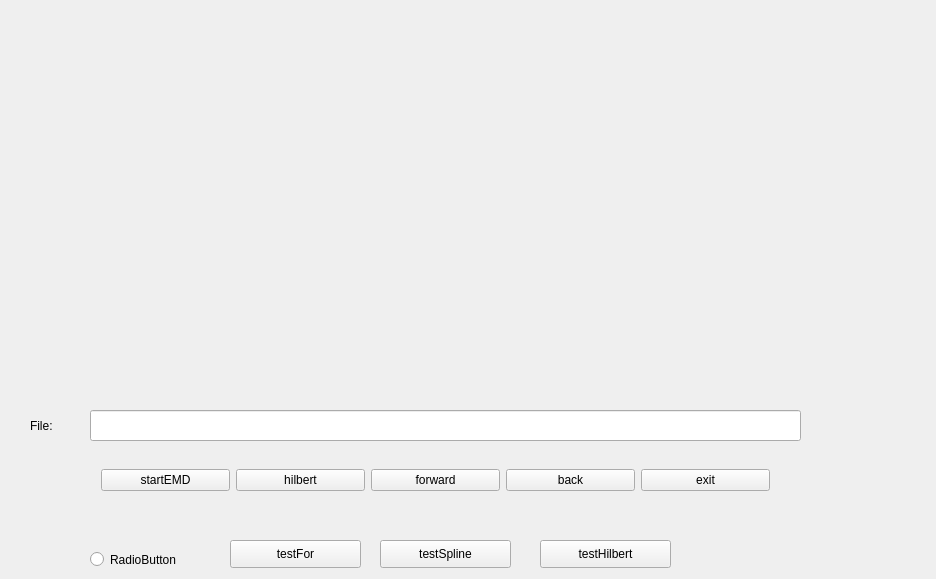
<?xml version="1.0" encoding="UTF-8"?>
<ui version="4.0">
 <class>Widget</class>
 <widget class="QWidget" name="Widget">
  <property name="geometry">
   <rect>
    <x>0</x>
    <y>0</y>
    <width>936</width>
    <height>579</height>
   </rect>
  </property>
  <property name="windowTitle">
   <string>Widget</string>
  </property>
  <widget class="QWidget" name="verticalLayoutWidget">
   <property name="geometry">
    <rect>
     <x>10</x>
     <y>10</y>
     <width>911</width>
     <height>371</height>
    </rect>
   </property>
   <layout class="QVBoxLayout" name="verticalLayout"/>
  </widget>
  <widget class="QLabel" name="label">
   <property name="geometry">
    <rect>
     <x>30</x>
     <y>410</y>
     <width>51</width>
     <height>31</height>
    </rect>
   </property>
   <property name="text">
    <string>File:</string>
   </property>
  </widget>
  <widget class="QPushButton" name="testBtn">
   <property name="geometry">
    <rect>
     <x>380</x>
     <y>540</y>
     <width>131</width>
     <height>28</height>
    </rect>
   </property>
   <property name="text">
    <string>testSpline</string>
   </property>
   <property name="autoDefault">
    <bool>true</bool>
   </property>
   <property name="default">
    <bool>false</bool>
   </property>
   <property name="flat">
    <bool>false</bool>
   </property>
  </widget>
  <widget class="QWidget" name="horizontalLayoutWidget">
   <property name="geometry">
    <rect>
     <x>90</x>
     <y>440</y>
     <width>691</width>
     <height>80</height>
    </rect>
   </property>
   <layout class="QHBoxLayout" name="horizontalLayout">
    <item>
     <widget class="QPushButton" name="startBtn">
      <property name="text">
       <string>startEMD</string>
      </property>
      <property name="autoDefault">
       <bool>true</bool>
      </property>
      <property name="default">
       <bool>false</bool>
      </property>
      <property name="flat">
       <bool>false</bool>
      </property>
     </widget>
    </item>
    <item>
     <widget class="QPushButton" name="hilbertBtn">
      <property name="text">
       <string>hilbert</string>
      </property>
      <property name="autoDefault">
       <bool>true</bool>
      </property>
      <property name="default">
       <bool>false</bool>
      </property>
      <property name="flat">
       <bool>false</bool>
      </property>
     </widget>
    </item>
    <item>
     <widget class="QPushButton" name="forwardBtn">
      <property name="text">
       <string>forward</string>
      </property>
      <property name="autoDefault">
       <bool>true</bool>
      </property>
      <property name="default">
       <bool>false</bool>
      </property>
      <property name="flat">
       <bool>false</bool>
      </property>
     </widget>
    </item>
    <item>
     <widget class="QPushButton" name="backBtn">
      <property name="text">
       <string>back</string>
      </property>
     </widget>
    </item>
    <item>
     <widget class="QPushButton" name="exitBtn">
      <property name="text">
       <string>exit</string>
      </property>
      <property name="autoDefault">
       <bool>true</bool>
      </property>
      <property name="default">
       <bool>false</bool>
      </property>
      <property name="flat">
       <bool>false</bool>
      </property>
     </widget>
    </item>
   </layout>
  </widget>
  <widget class="QLineEdit" name="lineEdit">
   <property name="geometry">
    <rect>
     <x>90</x>
     <y>410</y>
     <width>711</width>
     <height>31</height>
    </rect>
   </property>
  </widget>
  <widget class="QPushButton" name="testHilbertBtn">
   <property name="geometry">
    <rect>
     <x>540</x>
     <y>540</y>
     <width>131</width>
     <height>28</height>
    </rect>
   </property>
   <property name="text">
    <string>testHilbert</string>
   </property>
   <property name="autoDefault">
    <bool>true</bool>
   </property>
   <property name="default">
    <bool>false</bool>
   </property>
   <property name="flat">
    <bool>false</bool>
   </property>
  </widget>
  <widget class="QRadioButton" name="radioButton">
   <property name="geometry">
    <rect>
     <x>90</x>
     <y>550</y>
     <width>115</width>
     <height>19</height>
    </rect>
   </property>
   <property name="text">
    <string>RadioButton</string>
   </property>
  </widget>
  <widget class="QPushButton" name="testForBtn">
   <property name="geometry">
    <rect>
     <x>230</x>
     <y>540</y>
     <width>131</width>
     <height>28</height>
    </rect>
   </property>
   <property name="text">
    <string>testFor</string>
   </property>
   <property name="autoDefault">
    <bool>true</bool>
   </property>
   <property name="default">
    <bool>false</bool>
   </property>
   <property name="flat">
    <bool>false</bool>
   </property>
  </widget>
 </widget>
 <layoutdefault spacing="6" margin="11"/>
 <resources/>
 <connections/>
</ui>
